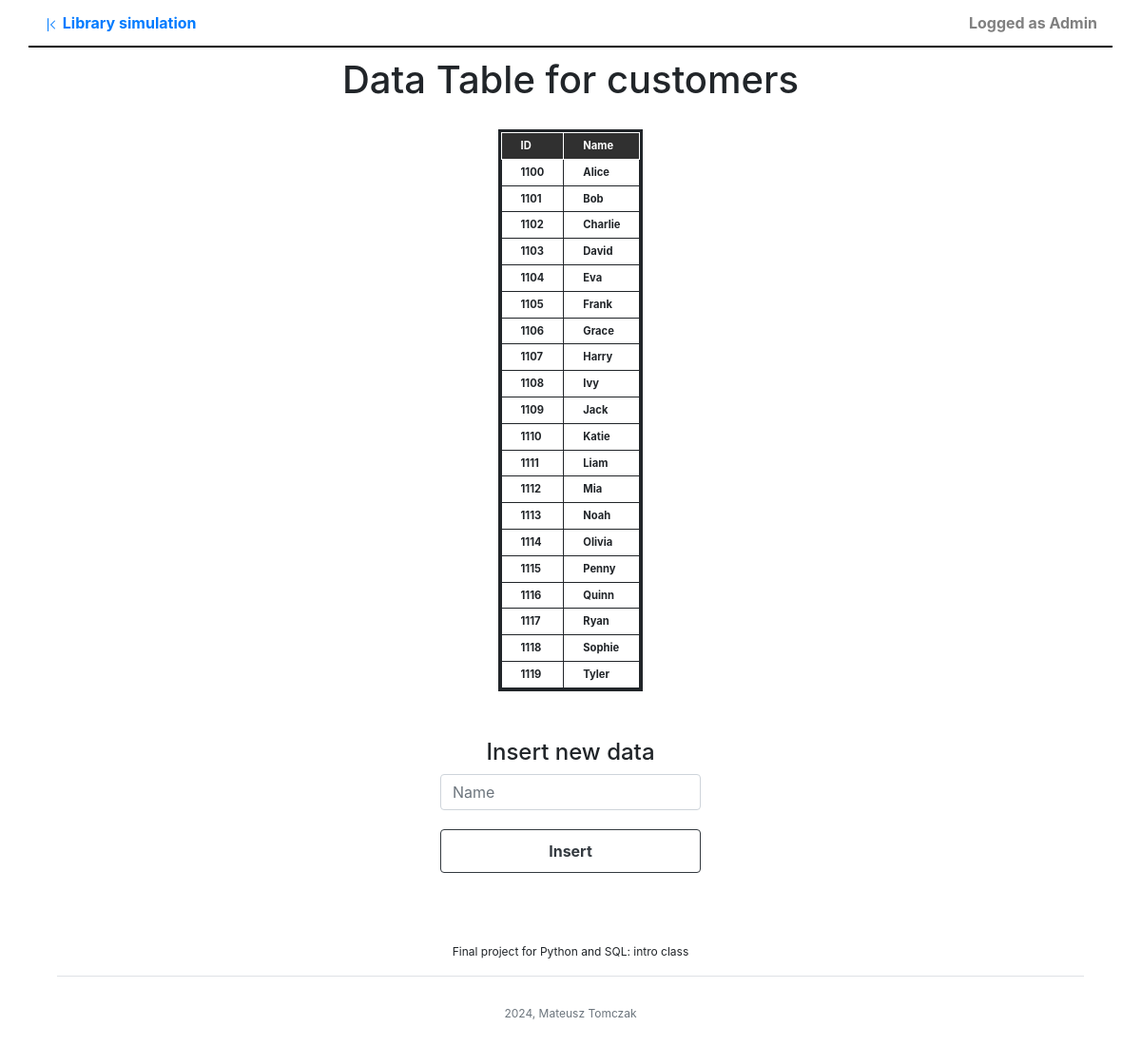
The app's page /tables/customers (signed in) with its own data.
### tables this page shows
CREATE TABLE users(
    user_id INTEGER NOT NULL PRIMARY KEY AUTOINCREMENT,
    name VARCHAR(40) NOT NULL,
    username VARCHAR(40) NOT NULL UNIQUE,
    password VARCHAR(300) NOT NULL 
);

CREATE TABLE customers(
            customer_id INTEGER NOT NULL PRIMARY KEY ,
            name VARCHAR(30) NOT NULL);

### main.py (the view, shortened to what this page needs)
@app.route("/tables/<table_name>")
@login_required
def tables(table_name):
    try:
        if table_name == 'queues':
            table = cur.execute(f"""
            SELECT customers.name, workers.name, workers.position,
            books.book_id, books.title, books.author, books.publisher, books.isbn, books.year_published FROM queues
            JOIN customers ON queues.customer_id = customers.customer_id
            JOIN workers ON queues.worker_id = workers.worker_id
            JOIN books ON queues.book_id = books.book_id ORDER BY books.book_id, queues.entry_id
            """).fetchall()
            column_names = ["Customer name", "Worker name", "Worker position", "Book ID", "Book title",
                            "Book author", "Book publisher", "Book ISBN", "Year of publication"]
        elif table_name == 'logs':
            if current_user.username != 'admin':
                raise PermissionError
            table = cur.execute("""SELECT * FROM logs""")
            column_names = ["Log ID", "Action", "Customer ID", "Book ID", "Worker ID"]
        elif table_name == 'users':
            if current_user.username != 'admin':
                raise PermissionError
            table = cur.execute("""SELECT * FROM users""")
            column_names = ["User ID", "Name", "Username", "Password hash", "Delete"]
        else:
            table = cur.execute(f"""
            SELECT * FROM {table_name}
            """).fetchall()
            if table_name == 'workers':
                column_names = ["ID", "Name", "Position"]
            elif table_name == 'customers':
                column_names = ["ID", "Name"]
            else:
                column_names = ["ID", "Title", "Author", "ISBN", "Publisher", "Year of publication"]
    except PermissionError:
        table = None
        column_names = None
    return render_template("table.html", table=table, colnames=column_names, title=table_name,
                           bootstrap=bootstrap, user=current_user)

### main.py (called while the page is built)
@login_manager.user_loader
def load_user(user_id):
    user = User()
    try:
        (user.id, user.name, user.username) = cur.execute(f"""
        SELECT user_id, name, username FROM users WHERE user_id='{user_id}'
        """).fetchone()
    except TypeError:
        user = None
    return user

### templates/table.html (shortened to what this page needs)
{% extends 'base.html' %}
{% block navbar_items %}
    {{ super() }}
    <a href="#" class="grey-out">Logged as {{ user.name }}</a>
{% endblock %}
{% block content %}
    {% if user.username != 'admin' and title in ['logs', 'users'] %}
        <div id="landing">
            <h1>Data Table page</h1>
        </div>
        <div class="max-div">
            <p class="h1 rounded-pill bg-warning">ACCESS DENIED</p>
            <p class="display-6">Admin permission required to view this data</p>
        </div>
    {% else %}
        <div id="landing">
            <h1>Data Table for {{ title }}</h1>
        </div>
        <div class="datatable">
            <table class="table-hover">
                <tr id="schema-row">
                    {% for title in colnames %}
                    <th id="schema-cell">{{ title }}</th>
                    {%  endfor %}
                </tr>
                {% for row in table %}
                <tr>
                    {% for cell in row %}
                        <th>{{ cell }}</th>
                    {% endfor %}
                </tr>
                {% endfor %}
            </table>
        </div>
        <div class="landing">
            {% if title in ['workers', 'customers', 'books'] %}
                <h4 class="text-center">Insert new data</h4>
                <form action="{{ url_for('insert_data', table_name=title) }}" method="post">
                {% for name in colnames %}
                    {% if loop.index != 1 %}
                    <input type="text" name="field_{{ loop.index0 }}" placeholder="{{ name }}" class="form-control" required />
                    {% endif %}
                {% endfor %}
                <button class="btn btn-outline-dark btn-block btn-landing" type="submit">Insert</button>
                </form>
            {% endif %}
        </div>
    {% endif %}
{% endblock %}

### templates/base.html (shortened to what this page needs)
<!DOCTYPE html>
<html lang="en" data-bs-theme="dark">
<head>
    {% block styles %}
        {{ bootstrap.load_css() }}
        <link rel="stylesheet" href="{{ url_for('static', filename='css/styles.css') }}" />
    {% endblock %}
</head>
<header class="navbar">
{% block navbar_items %}
    <a href="{{ url_for('main') }}" id="return-main">
        Library simulation
    </a>
{% endblock %}
</header>
<body>
    {% block content %} {% endblock %}
</body>
<footer class="py-3 my-5" style="width:90%; font-size:12px;">
    <ul class="nav justify-content-center border-bottom pb-3 mb-3">
      <li class="nav-item">Final project for Python and SQL: intro class</li>
    </ul>
    <p class="text-center text-muted">2024, Mateusz Tomczak</p>
  </footer>
</html>

### static/css/styles.css (style rules this page uses)
* { margin: 0; padding: 0; }
body { display: flex; flex-direction: column; align-items: center; }
.datatable { width: 100%; display: flex; align-content: center; justify-content:center; }
.datatable table { margin: 20px; border: 3px solid; border-collapse: collapse; display: flex; font-size: 0.7em; }
th, tr { padding: 5px 20px; border: 1px solid; justify-content: left; }
table tr:first-child { font-weight: bold; box-shadow: none; background-color: #303030; color: white; }
a { text-decoration: None; background-color: transparent; }
header { height: 50px; width: 95%; display: flex; align-items: center; border-bottom: black 2px solid; color: white; font-weight: bold; }
.form-control { margin-top: 5px; }
.grey-out { color: gray; }
.form-control:last-of-type { margin-bottom: 20px; }
.btn-landing { padding: 10px; margin-top: 5px; margin-bottom: 10px; font-weight: bold; }
.text-center { margin-top: 30px; }
#landing { padding-top: 10px; display: flex; flex-direction: column; width: 85%; align-items: center; }
ul { list-style: none; }

### records on screen
users: name "Admin"
customers: customer_id "1100", name "Alice"
customers: customer_id "1101", name "Bob"
customers: customer_id "1102", name "Charlie"
customers: customer_id "1103", name "David"
customers: customer_id "1104", name "Eva"
customers: customer_id "1105", name "Frank"
customers: customer_id "1106", name "Grace"
customers: customer_id "1107", name "Harry"
customers: customer_id "1108", name "Ivy"
customers: customer_id "1109", name "Jack"
customers: customer_id "1110", name "Katie"
customers: customer_id "1111", name "Liam"
customers: customer_id "1112", name "Mia"
customers: customer_id "1113", name "Noah"
customers: customer_id "1114", name "Olivia"
customers: customer_id "1115", name "Penny"
customers: customer_id "1116", name "Quinn"
customers: customer_id "1117", name "Ryan"
customers: customer_id "1118", name "Sophie"
customers: customer_id "1119", name "Tyler"

### other values on screen
{{ title }} "customers"
{{ title }} "ID" "Name"
